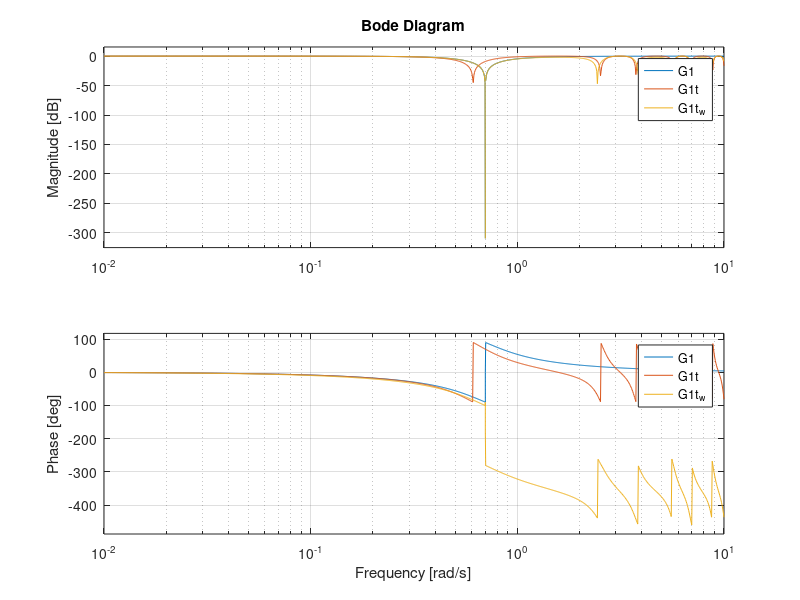

MATLAB code to generate this figure:
clear
close all
clc

s = tf('s')

%Sample time
T = 2;
%Crit Freq
W0 = 0.7;
%Quality fac
Q = 1;

G1 = (s^2 + W0^2)/(s^2 + W0/Q*s + W0^2)


G1t = c2d(G1, T, 'tustin')
G1t_w = c2d(G1, T, ['Method', 'Tustin', 'PrewarpFrequency', W0])


bode(G1, G1t, G1t_w)